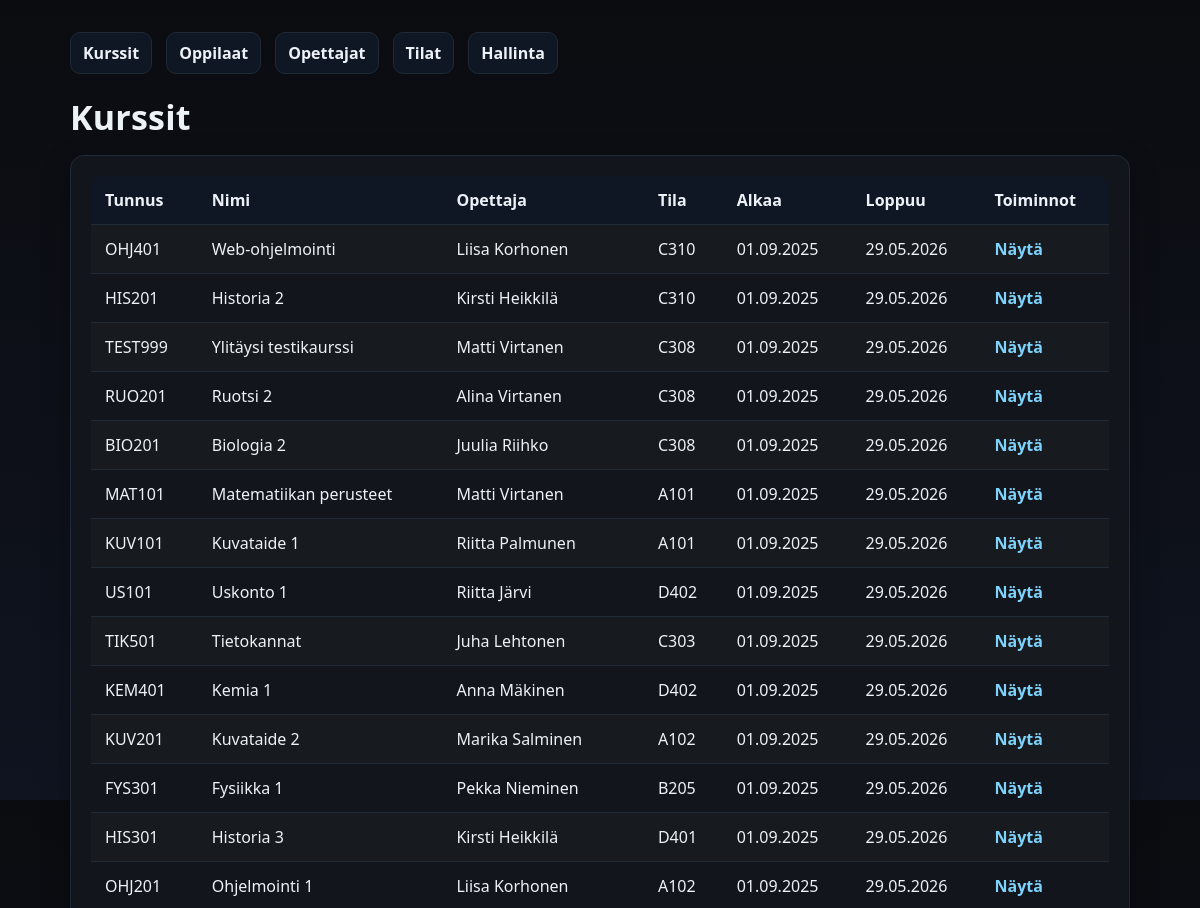
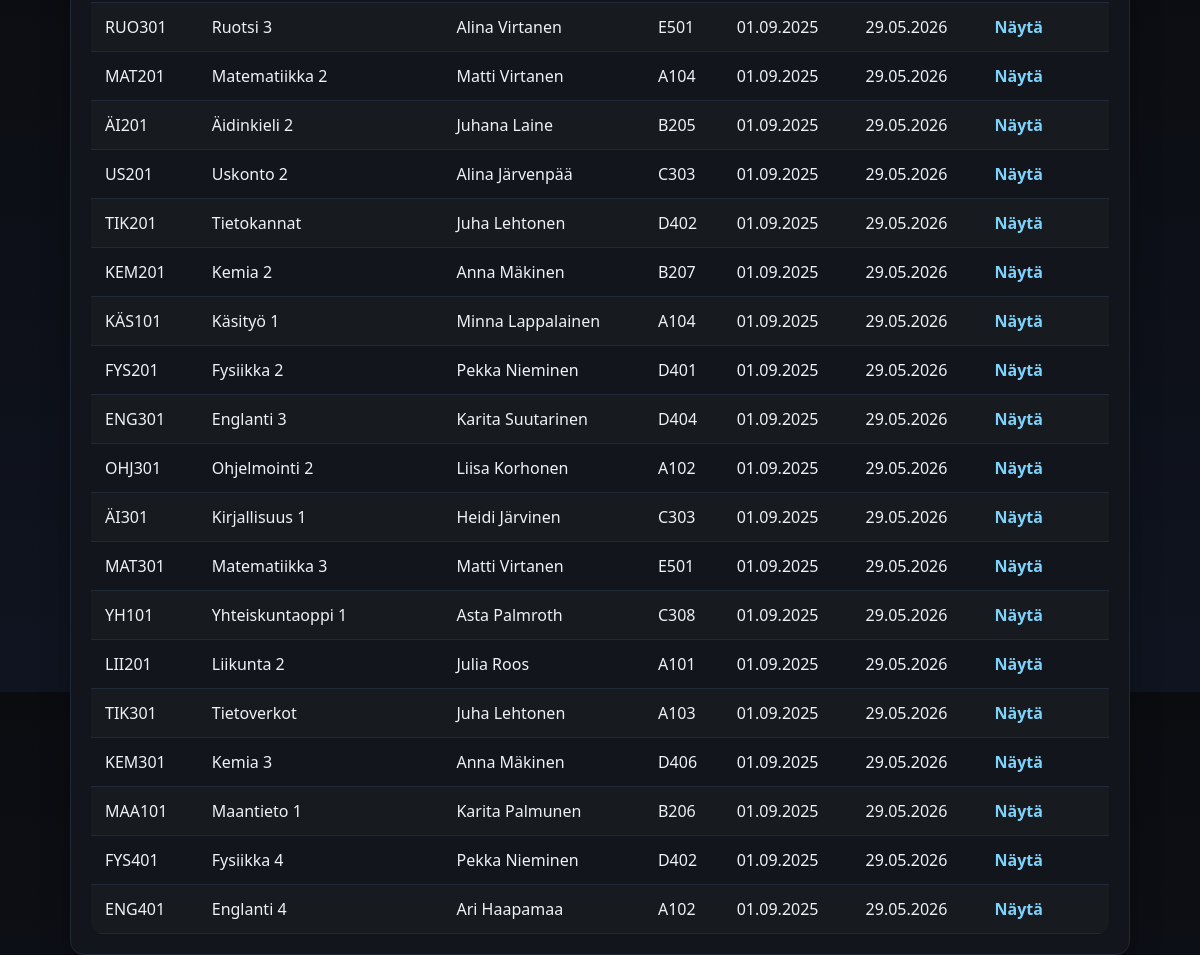
The app's page /kurssienhallinta/index.php with its own data (2 pictures, top to bottom).
### tables this page shows
CREATE TABLE `kurssit` (
  `kurssi_id` int(11) NOT NULL,
  `kurssin_tunnus` varchar(20) NOT NULL,
  `kurssi_nimi` varchar(100) NOT NULL,
  `kurssikuvaus` text DEFAULT NULL,
  `aloituspaiva` date NOT NULL,
  `lopetuspaiva` date NOT NULL,
  `opettaja_id` int(11) NOT NULL,
  `tila_id` int(11) NOT NULL
);

CREATE TABLE `opettajat` (
  `opettaja_id` int(11) NOT NULL,
  `etunimi` varchar(50) NOT NULL,
  `sukunimi` varchar(50) NOT NULL,
  `aine` varchar(100) NOT NULL
);

CREATE TABLE `tilat` (
  `tila_id` int(11) NOT NULL,
  `tila_nimi` varchar(50) NOT NULL,
  `paikkoja` int(11) NOT NULL
);

### kurssienhallinta/index.php (the view, shortened to what this page needs)
<?php
function finDate($date) {
    return date("d.m.Y", strtotime($date));
}
$pdo = getPDO();
$stmt = $pdo->query("SELECT k.kurssi_id, k.kurssin_tunnus, k.kurssi_nimi, k.aloituspaiva, k.lopetuspaiva, o.etunimi AS op_etunimi, o.sukunimi AS op_sukunimi, t.tila_nimi
    FROM kurssit k
    JOIN opettajat o ON k.opettaja_id = o.opettaja_id
    JOIN tilat t ON k.tila_id = t.tila_id
    ORDER BY k.aloituspaiva ASC");
$kurssit = $stmt->fetchAll();
?>
<!doctype html>
<html lang="fi">
<head>
  <link rel="stylesheet" href="styles.css">
</head>
<body>
  <div class="container">
    <div class="nav">
      <a href="index.php">Kurssit</a>
      <a href="oppilaat.php">Oppilaat</a>
      <a href="opettajat.php">Opettajat</a>
      <a href="tilat.php">Tilat</a>
      <a href="admin.php">Hallinta</a>
    </div>
    <h1 class="page-title">Kurssit</h1>
    <div class="card table-wrap">
      <table>
        <thead>
          <tr>
            <th>Tunnus</th>
            <th>Nimi</th>
            <th>Opettaja</th>
            <th>Tila</th>
            <th>Alkaa</th>
            <th>Loppuu</th>
            <th>Toiminnot</th>
          </tr>
        </thead>
        <tbody>
          <?php foreach($kurssit as $k): ?>
          <tr>
            <td><?= htmlspecialchars($k['kurssin_tunnus']) ?></td>
            <td><?= htmlspecialchars($k['kurssi_nimi']) ?></td>
            <td><?= htmlspecialchars($k['op_etunimi'] . ' ' . $k['op_sukunimi']) ?></td>
            <td><?= htmlspecialchars($k['tila_nimi']) ?></td>
            <td><?= finDate($k['aloituspaiva']) ?></td>
            <td><?= finDate($k['lopetuspaiva']) ?></td>
            <td><a href="kurssi.php?id=<?= $k['kurssi_id'] ?>">Näytä</a></td>
          </tr>
          <?php endforeach; ?>
        </tbody>
      </table>
    </div>
  </div>
</body>
</html>

### kurssienhallinta/styles.css (style rules this page uses)
:root { --bg:#0b0c10; --card:#12151b; --muted:#98a2b3; --text:#edf2f7; --accent:#6ea8fe; --danger:#ef4444; --border:#1f2937; }
* { box-sizing:border-box }
html,body { height:100% }
body { margin:0; font:16px/1.5 system-ui,-apple-system,Segoe UI,Roboto,Ubuntu,'Helvetica Neue',Arial; background:linear-gradient(180deg,#0b0c10 0%, #0f1420 100%); color:var(--text); }
.container { max-width:1100px;margin:32px auto;padding:0 20px }
.card { background:var(--card); border:1px solid var(--border); border-radius:14px; padding:20px; box-shadow:0 10px 30px rgba(0,0,0,.25); }
.page-title { margin:0 0 12px; font-size:clamp(24px,3.2vw,34px); letter-spacing:.2px; }
.nav { display:flex;gap:14px;flex-wrap:wrap;margin:0 0 18px }
.nav a,.back { color:var(--text); text-decoration:none; background:#0f1724; border:1px solid var(--border); padding:8px 12px;border-radius:10px; transition:all .15s ease; }
.table-wrap { overflow:auto }
table { width:100%;border-collapse:collapse;border-radius:12px;overflow:hidden }
th,td { padding:12px 14px;border-bottom:1px solid var(--border);text-align:left;vertical-align:top }
thead th { background:#0f1724;font-weight:600 }
tbody tr:nth-child(odd) { background:rgba(255,255,255,.02) }
a { color: #7dd3fc; text-decoration: none; font-weight: 600; transition: color .15s ease; }

### records on screen
kurssit: kurssin_tunnus "OHJ401", kurssi_nimi "Web-ohjelmointi", opettaja.sukunimi "Liisa Korhonen", tila.tila_nimi "C310", aloituspaiva "01.09.2025", lopetuspaiva "29.05.2026"
kurssit: kurssin_tunnus "HIS201", kurssi_nimi "Historia 2", opettaja.sukunimi "Kirsti Heikkilä", tila.tila_nimi "C310", aloituspaiva "01.09.2025", lopetuspaiva "29.05.2026"
kurssit: kurssin_tunnus "TEST999", kurssi_nimi "Ylitäysi testikaurssi", opettaja.sukunimi "Matti Virtanen", tila.tila_nimi "C308", aloituspaiva "01.09.2025", lopetuspaiva "29.05.2026"
kurssit: kurssin_tunnus "RUO201", kurssi_nimi "Ruotsi 2", opettaja.sukunimi "Alina Virtanen", tila.tila_nimi "C308", aloituspaiva "01.09.2025", lopetuspaiva "29.05.2026"
kurssit: kurssin_tunnus "BIO201", kurssi_nimi "Biologia 2", opettaja.sukunimi "Juulia Riihko", tila.tila_nimi "C308", aloituspaiva "01.09.2025", lopetuspaiva "29.05.2026"
kurssit: kurssin_tunnus "MAT101", kurssi_nimi "Matematiikan perusteet", opettaja.sukunimi "Matti Virtanen", tila.tila_nimi "A101", aloituspaiva "01.09.2025", lopetuspaiva "29.05.2026"
kurssit: kurssin_tunnus "KUV101", kurssi_nimi "Kuvataide 1", opettaja.sukunimi "Riitta Palmunen", tila.tila_nimi "A101", aloituspaiva "01.09.2025", lopetuspaiva "29.05.2026"
kurssit: kurssin_tunnus "US101", kurssi_nimi "Uskonto 1", opettaja.sukunimi "Riitta Järvi", tila.tila_nimi "D402", aloituspaiva "01.09.2025", lopetuspaiva "29.05.2026"
kurssit: kurssin_tunnus "TIK501", kurssi_nimi "Tietokannat", opettaja.sukunimi "Juha Lehtonen", tila.tila_nimi "C303", aloituspaiva "01.09.2025", lopetuspaiva "29.05.2026"
kurssit: kurssin_tunnus "KEM401", kurssi_nimi "Kemia 1", opettaja.sukunimi "Anna Mäkinen", tila.tila_nimi "D402", aloituspaiva "01.09.2025", lopetuspaiva "29.05.2026"
kurssit: kurssin_tunnus "KUV201", kurssi_nimi "Kuvataide 2", opettaja.sukunimi "Marika Salminen", tila.tila_nimi "A102", aloituspaiva "01.09.2025", lopetuspaiva "29.05.2026"
kurssit: kurssin_tunnus "FYS301", kurssi_nimi "Fysiikka 1", opettaja.sukunimi "Pekka Nieminen", tila.tila_nimi "B205", aloituspaiva "01.09.2025", lopetuspaiva "29.05.2026"
kurssit: kurssin_tunnus "HIS301", kurssi_nimi "Historia 3", opettaja.sukunimi "Kirsti Heikkilä", tila.tila_nimi "D401", aloituspaiva "01.09.2025", lopetuspaiva "29.05.2026"
kurssit: kurssin_tunnus "OHJ201", kurssi_nimi "Ohjelmointi 1", opettaja.sukunimi "Liisa Korhonen", tila.tila_nimi "A102", aloituspaiva "01.09.2025", lopetuspaiva "29.05.2026"
kurssit: kurssin_tunnus "RUO301", kurssi_nimi "Ruotsi 3", opettaja.sukunimi "Alina Virtanen", tila.tila_nimi "E501", aloituspaiva "01.09.2025", lopetuspaiva "29.05.2026"
kurssit: kurssin_tunnus "MAT201", kurssi_nimi "Matematiikka 2", opettaja.sukunimi "Matti Virtanen", tila.tila_nimi "A104", aloituspaiva "01.09.2025", lopetuspaiva "29.05.2026"
kurssit: kurssin_tunnus "ÄI201", kurssi_nimi "Äidinkieli 2", opettaja.sukunimi "Juhana Laine", tila.tila_nimi "B205", aloituspaiva "01.09.2025", lopetuspaiva "29.05.2026"
kurssit: kurssin_tunnus "US201", kurssi_nimi "Uskonto 2", opettaja.sukunimi "Alina Järvenpää", tila.tila_nimi "C303", aloituspaiva "01.09.2025", lopetuspaiva "29.05.2026"
kurssit: kurssin_tunnus "TIK201", kurssi_nimi "Tietokannat", opettaja.sukunimi "Juha Lehtonen", tila.tila_nimi "D402", aloituspaiva "01.09.2025", lopetuspaiva "29.05.2026"
kurssit: kurssin_tunnus "KEM201", kurssi_nimi "Kemia 2", opettaja.sukunimi "Anna Mäkinen", tila.tila_nimi "B207", aloituspaiva "01.09.2025", lopetuspaiva "29.05.2026"
kurssit: kurssin_tunnus "KÄS101", kurssi_nimi "Käsityö 1", opettaja.sukunimi "Minna Lappalainen", tila.tila_nimi "A104", aloituspaiva "01.09.2025", lopetuspaiva "29.05.2026"
kurssit: kurssin_tunnus "FYS201", kurssi_nimi "Fysiikka 2", opettaja.sukunimi "Pekka Nieminen", tila.tila_nimi "D401", aloituspaiva "01.09.2025", lopetuspaiva "29.05.2026"
kurssit: kurssin_tunnus "ENG301", kurssi_nimi "Englanti 3", opettaja.sukunimi "Karita Suutarinen", tila.tila_nimi "D404", aloituspaiva "01.09.2025", lopetuspaiva "29.05.2026"
kurssit: kurssin_tunnus "OHJ301", kurssi_nimi "Ohjelmointi 2", opettaja.sukunimi "Liisa Korhonen", tila.tila_nimi "A102", aloituspaiva "01.09.2025", lopetuspaiva "29.05.2026"
kurssit: kurssin_tunnus "ÄI301", kurssi_nimi "Kirjallisuus 1", opettaja.sukunimi "Heidi Järvinen", tila.tila_nimi "C303", aloituspaiva "01.09.2025", lopetuspaiva "29.05.2026"
kurssit: kurssin_tunnus "MAT301", kurssi_nimi "Matematiikka 3", opettaja.sukunimi "Matti Virtanen", tila.tila_nimi "E501", aloituspaiva "01.09.2025", lopetuspaiva "29.05.2026"
kurssit: kurssin_tunnus "YH101", kurssi_nimi "Yhteiskuntaoppi 1", opettaja.sukunimi "Asta Palmroth", tila.tila_nimi "C308", aloituspaiva "01.09.2025", lopetuspaiva "29.05.2026"
kurssit: kurssin_tunnus "LII201", kurssi_nimi "Liikunta 2", opettaja.sukunimi "Julia Roos", tila.tila_nimi "A101", aloituspaiva "01.09.2025", lopetuspaiva "29.05.2026"
kurssit: kurssin_tunnus "TIK301", kurssi_nimi "Tietoverkot", opettaja.sukunimi "Juha Lehtonen", tila.tila_nimi "A103", aloituspaiva "01.09.2025", lopetuspaiva "29.05.2026"
kurssit: kurssin_tunnus "KEM301", kurssi_nimi "Kemia 3", opettaja.sukunimi "Anna Mäkinen", tila.tila_nimi "D406", aloituspaiva "01.09.2025", lopetuspaiva "29.05.2026"
kurssit: kurssin_tunnus "MAA101", kurssi_nimi "Maantieto 1", opettaja.sukunimi "Karita Palmunen", tila.tila_nimi "B206", aloituspaiva "01.09.2025", lopetuspaiva "29.05.2026"
kurssit: kurssin_tunnus "FYS401", kurssi_nimi "Fysiikka 4", opettaja.sukunimi "Pekka Nieminen", tila.tila_nimi "D402", aloituspaiva "01.09.2025", lopetuspaiva "29.05.2026"
kurssit: kurssin_tunnus "ENG401", kurssi_nimi "Englanti 4", opettaja.sukunimi "Ari Haapamaa", tila.tila_nimi "A102", aloituspaiva "01.09.2025", lopetuspaiva "29.05.2026"
